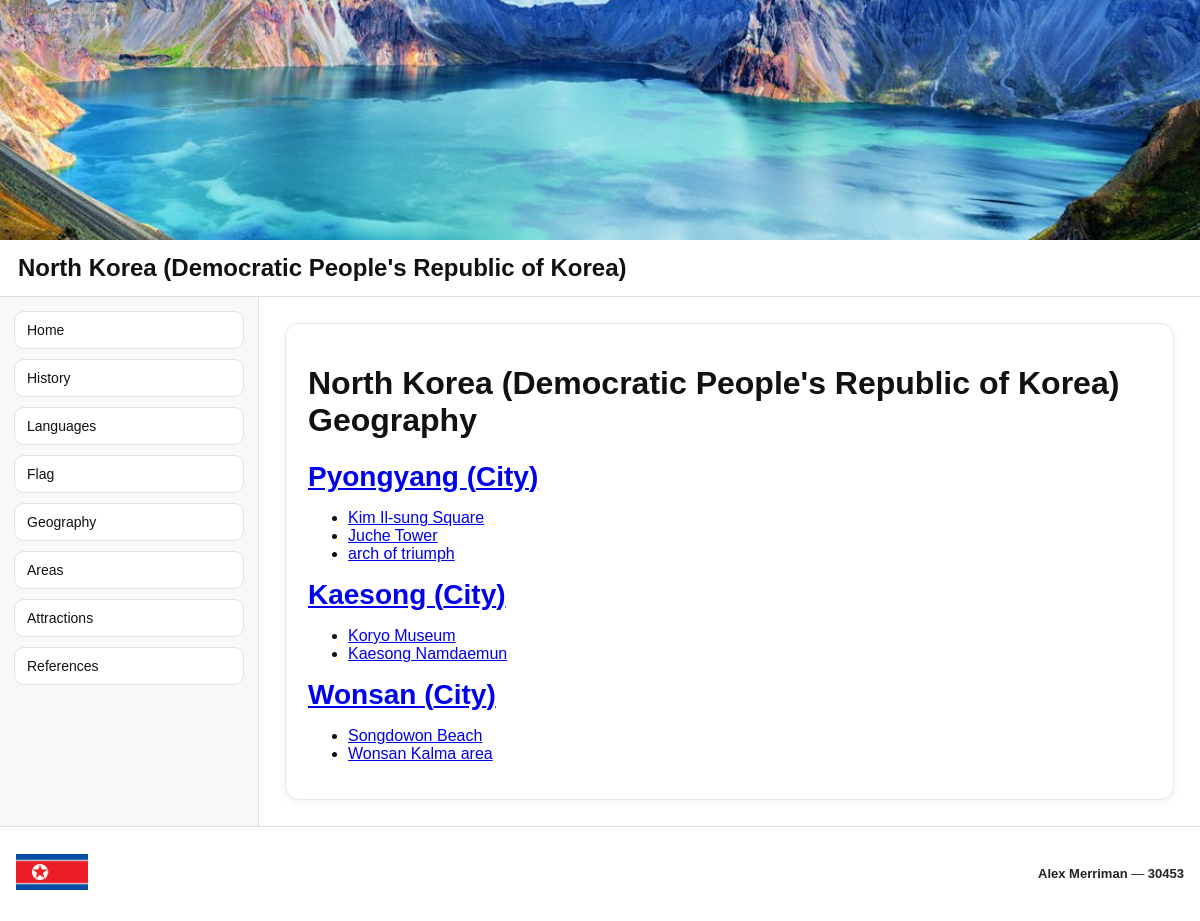
Page /geography/ on the committed database.
### geography/models.py (models this page shows, shortened)
class Area(models.Model):
    area_name = models.CharField(max_length=200)
    area_type = models.CharField(max_length=200)

class Attraction(models.Model):
    area = models.ForeignKey(Area, on_delete=models.CASCADE)
    attraction_name = models.CharField(max_length=200)
    description = models.TextField(blank=True)
    image = models.ImageField(upload_to='attractions/', blank=True, null=True)

### geography/views.py (the view)
# urls.py: path('', views.index, name='geography_home'),
def index(request):
    areas = Area.objects.prefetch_related('attraction_set').all()
    return render(request, 'geography/index.html', {
        'areas': areas,
        'country': COUNTRY_NAME,
        'page_title': 'Geography',
        'page_meta': geography_page_meta(),
    })

### geography/views.py (called while the page is built)
def geography_page_meta():
    return {
        "title": "Geography",
        "last_updated": None,
    }

### geography/templates/geography/index.html
{% extends 'pages/base.html' %}
{% block content %}
<h1>{{ country }} Geography</h1>
{% for area in areas %}
    <h2>
        <a href="{% url 'areadetail' area.pk %}">
            {{ area.area_name }} ({{ area.area_type|title }})
        </a>
    </h2>
    <ul>
        {% for attraction in area.attraction_set.all %}
            <li>
                <a href="{% url 'attractiondetail' attraction.pk %}">
                    {{ attraction.attraction_name }}
                </a>
            </li>
        {% empty %}
            <li>No attractions added yet.</li>
        {% endfor %}
    </ul>
{% endfor %}
{% endblock %}

### templates/pages/base.html (shortened to what this page needs)
{% load static %}
<!doctype html>
<html lang="en">
<head>
  <link rel="stylesheet" href="{% static 'site.css' %}">
</head>
<body>
  <header class="header">
    <img
      class="banner"
      src="{% static 'images/banner.jpg' %}"
      alt="Banner image"
    >
    <h1 class="site-title">
      {{ country }}
    </h1>
  </header>
  <div class="layout">
    <nav class="menu">
      <a href="{% url 'home' %}">Home</a>
      <a href="{% url 'history' %}">History</a>
      <a href="{% url 'languages' %}">Languages</a>
      <a href="{% url 'flag' %}">Flag</a>
      <div class="menu-group">
        <a href="{% url 'geography_home' %}">Geography</a>
        <a href="{% url 'arealist' %}">Areas</a>
        <a href="{% url 'attractionlist' %}">Attractions</a>
      </div>
      <a href="{% url 'references' %}">References</a>
    </nav>
    <main class="content">
      <div class="card">
        {% block content %}
        {% endblock %}
      </div>
    </main>
  </div>
  <footer class="footer">
    <div class="footer-left">
      <img
        class="logo"
        src="{% static 'images/logo.png' %}"
        alt="Site logo"
      >
    </div>
    <div class="footer-right">
      <div>
        <strong>Alex Merriman</strong> — <strong>30453</strong>
      </div>
    </div>
  </footer>
</body>
</html>

### static/site.css (style rules this page uses)
html, body { height: 100%; }
body { margin: 0; font-family: Arial, sans-serif; background: #f4f4f4; color: #111; }
.header { background: #ffffff; border-bottom: 1px solid #ddd; }
.banner { width: 100%; height: 240px; object-fit: cover; object-position: center; display: block; }
.site-title { margin: 14px 18px; font-size: 24px; font-weight: bold; }
.layout { display: flex; min-height: calc(100vh - 240px - 70px); background: #ffffff; }
.menu { width: 230px; padding: 14px; background: #f8f8f8; border-right: 1px solid #ddd; }
.menu a { display: block; padding: 10px 12px; margin-bottom: 10px; text-decoration: none; color: #111; background: #ffffff; border: 1px solid #e3e3e3; border-radius: 10px; font-size: 14px; }
.content { flex: 1; padding: 26px; background: #ffffff; }
.card { max-width: 900px; background: #ffffff; border: 1px solid #e8e8e8; border-radius: 14px; padding: 20px 22px; box-shadow: 0 2px 8px rgba(0,0,0,0.06); }
.content h2 { margin-top: 4px; margin-bottom: 12px; font-size: 28px; }
.footer { display: flex; align-items: center; justify-content: space-between; padding: 12px 16px; background: #ffffff; border-top: 1px solid #ddd; min-height: 70px; }
.logo { height: 36px; width: auto; }
.footer-right { text-align: right; font-size: 13px; color: #222; }

### rows in the picture
Area: area_name "Pyongyang", area_type "City"
Attraction: attraction_name "Kim Il-sung Square"
Attraction: attraction_name "Juche Tower"
Attraction: attraction_name "arch of triumph"
Area: area_name "Kaesong", area_type "City"
Attraction: attraction_name "Koryo Museum"
Attraction: attraction_name "Kaesong Namdaemun"
Area: area_name "Wonsan", area_type "City"
Attraction: attraction_name "Songdowon Beach"
Attraction: attraction_name "Wonsan Kalma area"

### other values in the picture
{{ country }} "North Korea (Democratic People's Republic of Korea)"
